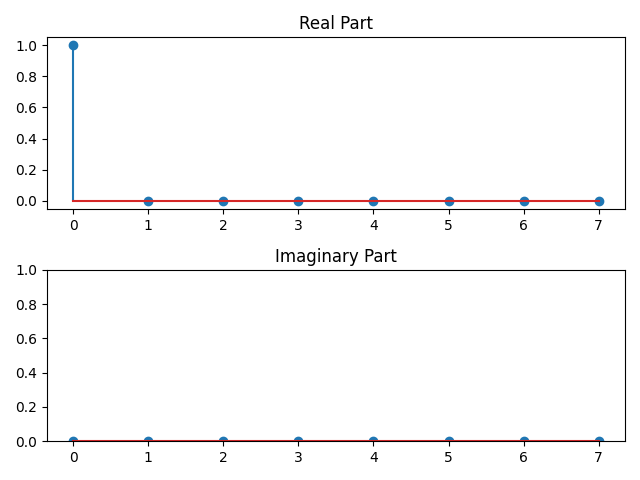

Recreate this plot in Python.
import numpy as np
import matplotlib.pyplot as plt
from q01 import dft, idft

delta = [1, 0, 0, 0, 0, 0, 0, 0]
d = dft(delta)
D = idft(d)

print(D)

fig, axs = plt.subplots(2)

plt.ylim(0, 1)

axs[0].stem(np.real(D))
axs[0].set_title('Real Part')
axs[1].stem(np.imag(D))
axs[1].set_title('Imaginary Part')

fig.tight_layout()

plt.savefig('./skotsugi/chapter02/q03.png')
